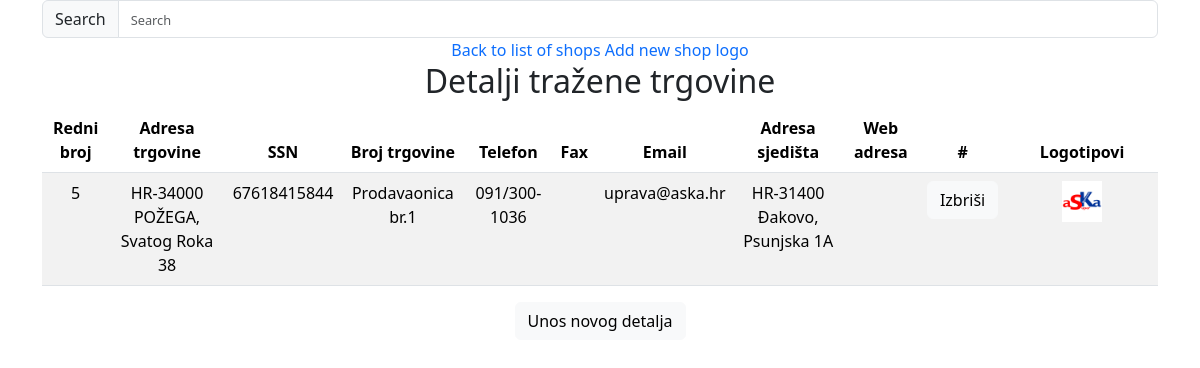
The app's page /shop_detail.php?shop_name=ASKA d.o.o. with its own data.
### tables this page shows
CREATE TABLE `shop_detail` (
  `id` int(11) NOT NULL,
  `shop_name` varchar(255) NOT NULL,
  `address` varchar(255) DEFAULT NULL,
  `ssn` varchar(11) DEFAULT NULL,
  `shop_number` varchar(255) DEFAULT NULL,
  `telephone` varchar(255) DEFAULT NULL,
  `fax` varchar(255) DEFAULT NULL,
  `email` varchar(255) DEFAULT NULL,
  `hq_address` varchar(255) DEFAULT NULL,
  `web_page` varchar(255) DEFAULT NULL
);

CREATE TABLE `shop_logo` (
  `id` int(11) NOT NULL,
  `shop_name` varchar(255) NOT NULL,
  `logo1_url` varchar(255) NOT NULL,
  `logo2_url` varchar(255) NOT NULL
);

### dbconn.php (called while the page is built, shortened)
<?php
class DatabaseConnection{
    public $dbconn;
    public function setDbconn( $dbconn) {$this->dbconn = $dbconn;}
	public function getDbconn() {return $this->dbconn;}
}
?>

### shop.php (called while the page is built, shortened)
<?php
include("dbconn.php");
class Shop{
    public $shop_name;
    function __construct($shop_name)
    {
        $this->shop_name=$shop_name;
    }
    function get_shop_name(){
        return $this->shop_name;
    }
    function __destruct()
    {
        $this->shop_name="";
    }
}
?>

### shop_details.php (the view, shortened to what this page needs)
<?php
include("shop.php");
class ShopDetails extends Shop{
private $id;
 public $address;
 private $ssn;
 public $shop_number;
 public $telephone;
 public $fax;
 public $email;
 public $hq_address;
 public $web_page;
 function __construct($id,$shop_name,$address,$ssn,$shop_number,$telephone,$fax,$email,$hq_address,$web_page)
 {
    $this->id=$id;
     $this->address=$address;
     $this->ssn=$ssn;
     $this->shop_number=$shop_number;
     $this->telephone=$telephone;
     $this->fax=$fax;
     $this->email=$email;
     $this->hq_address=$hq_address;
     $this->web_page=$web_page;
 }
 function __destruct()
    {
        $this->address="";
        $this->ssn="";
        $this->shop_number="";
        $this->telephone="";
        $this->fax="";
        $this->email="";
        $this->hq_address="";
        $this->web_page="";
    }
public function getAddress() {return $this->address;}
	public function getSsn() {return $this->ssn;}
	public function getShopNumber() {return $this->shop_number;}
	public function getTelephone() {return $this->telephone;}
	public function getFax() {return $this->fax;}
	public function getEmail() {return $this->email;}
	public function getHqAddress() {return $this->hq_address;}
	public function getWebPage() {return $this->web_page;}
   public function getId() {return $this->id;}
public function setId( $id): void {$this->id = $id++;}
	public function print_table_data(){
        echo "<td>".$this->getId()."</td>";
		echo "<td>".$this->getAddress()."</td>";
        echo "<td>".$this->getSsn()."</td>";
        echo "<td>".$this->getShopNumber()."</td>";
        echo "<td>".$this->getTelephone()."</td>";
        echo "<td>".$this->getFax()."</td>";
        echo "<td>".$this->getEmail()."</td>";
        echo "<td>".$this->getHqAddress()."</td>";
        echo "<td>".$this->getWebPage()."</td>";
          $self = $_SERVER['PHP_SELF'];
            if (isset($_GET['shop_name'])) {
    $self .= "?shop_name=";
    $self .= $_GET['shop_name'];
  }
        echo "<td><form action='" . htmlspecialchars($self) . "' method='POST'><input id='" . $this->getId() . "' type='submit' class='btn btn-light' value='Izbriši'><input type='hidden' name='".CNST_VAL::DELETE_SHOP_DETAIL."' value='".CNST_VAL::DELETE_SHOP_DETAIL."'>
        <input type='hidden' name='id' value='".$this->getId()."'>
        </td></form>";
    }
}
?>

### functions.php (shortened to what this page needs)
<?php
include("shop_details.php");
$connection = new DatabaseConnection("localhost", "root", "", "bills", "utf8");
function print_shop_details($shop_name)
{
  if (isset($_GET['shop_name'])) {
    include("shop_logo.php");
    global $connection;
    $shop = new Shop($shop_name);
    $connection->connectToDatabase();
    $sql = "SELECT * FROM shop_detail WHERE shop_name='" . $shop->get_shop_name() . "'";
    $query = mysqli_query($connection->getDbconn(), $sql);
    $sql2 = "SELECT * FROM shop_logo WHERE shop_name='" . $shop->get_shop_name() . "'";
    $exe_q = mysqli_query($connection->getDbconn(), $sql2);
    echo "<h2>Detalji tražene trgovine</h2>";
    echo "<table class='table table-striped'>";
    echo "<thead><tr><th scope='col'>Redni broj</th><th scope='col'>Adresa trgovine</th><th scope='col'>SSN</th><th scope='col'>Broj trgovine</th><th scope='col'>Telefon</th><th scope='col'>Fax</th>
    <th scope='col'>Email</th>
    <th scope='col'>Adresa sjedišta</th>
    <th scope='col'>Web adresa</th>
      <th scope='col'>#</th>
    <th scope='col'>Logotipovi</th>
    </tr></thead>";
    echo "<tbody>";
    while ($res = mysqli_fetch_array($query)) {
      echo "<tr>";
      $details = new ShopDetails($res['id'], $shop_name, $res['address'], $res['ssn'], $res['shop_number'], $res['telephone'], $res['fax'], $res['email'], $res['hq_address'], $res['web_page']);
      $details->print_table_data();
      while ($res2 = mysqli_fetch_array($exe_q)) {
        $logo = new Shop_Logo($shop_name, $res2['logo1_url'], $res2['logo2_url']);
        $logo->print_logo();
      }
      echo "</tr>";
    }
    echo "</tbody>";
    echo "</table>";
    echo "<p><form method='post'><button class='btn btn-light' name='innsd'>Unos novog detalja</button></form>";
  } else {
    print_navigation();
  }
}
?>

### shop_logo.php (shortened to what this page needs)
<?php
class Shop_Logo extends Shop{
    public $logo1_url;
    public function __construct($shop_name ,$logo1_url,  $logo2_url){
        $this->shop_name=$shop_name;
        $this->logo1_url = $logo1_url;
        $this->logo2_url = $logo2_url;}
	public function getLogo1Url() {return $this->logo1_url;}
	function print_logo(){
       $sn=$this->get_shop_name();
        echo "<td><img src='".$this->getLogo1Url()."' alt='".$sn."' class='logo'></td>";
    }
}
?>

### bills.css (style rules this page uses)
.logo { width: 30%; height: 30%; }
input, input::placeholder { font-size: 80%; }

### records on screen
shop_detail: id "5", address "HR-34000 POŽEGA, Svatog Roka 38", ssn "67618415844", shop_number "Prodavaonica br.1", telephone "091/300-1036", email "uprava@aska.hr", hq_address "HR-31400 Đakovo, Psunjska 1A"
shop_logo: logo1_url (picture)
